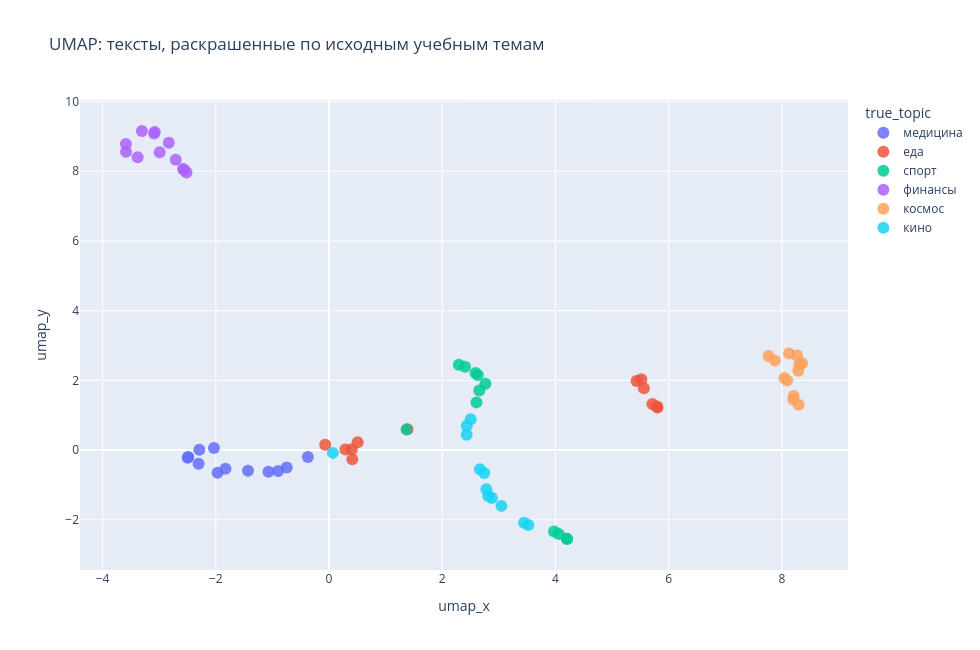

Write notebook code for a chart like this one.
### Markdown cell above
## 5. UMAP-визуализация

Постройте 2D-карту через UMAP.

Рекомендуемые параметры:

- `n_components=2`
- `n_neighbors=4`
- `min_dist=0.02`
- `metric="cosine"`
- `random_state=RANDOM_STATE`

`n_neighbors=4` здесь специально маленький: мы хотим, чтобы UMAP сильнее показывал локальные тематические группы.

### Code cell
# TODO: создайте UMAP.
umap_2d = UMAP(
    n_components=2,
    n_neighbors=4,
    min_dist=0.02,
    metric="cosine",
    random_state=RANDOM_STATE,
)

# TODO: получите координаты.
X_umap = umap_2d.fit_transform(X_svd_norm)

# TODO: сохраните координаты.
df["umap_x"] = X_umap[:, 0]
df["umap_y"] = X_umap[:, 1]

# TODO: постройте интерактивный график.
plot_interactive_projection(
    data=df,
    x_col="umap_x",
    y_col="umap_y",
    label_col="true_topic",
    title="UMAP: тексты, раскрашенные по исходным учебным темам",
)

### Figure 1 — Plotly figure (JSON) as saved in the notebook; plotly's stock layout.template omitted (floating-point values rounded to 4 significant figures)
{"data": [{"customdata": [["медицина", "Врач объяснил пациенту результаты анализов, диагноз и план лечения на ближайшие недели."], ["медицина", "Врач в клинике осмотрел пациента, назначил анализ крови и подобрал лечение после диагноза."], ["медицина", "Врач назначил терапию, лекарства и анализы после консультации пациента в клинике."], ["медицина", "Медицинский центр обновил оборудование для диагностики, лечения и обследования пациентов."], ["медицина", "В больнице пациент проходит лечение, получает лекарства и регулярно посещает врача."], ["медицина", "После обследования врач направил пациента на анализ, чтобы уточнить диагноз и лечение."], ["медицина", "Лечение пациента началось после анализа крови, консультации врача и обследования в больнице."], ["медицина", "Пациенты записываются в клинику к врачу, получают анализы и рекомендации по лечению."], ["медицина", "Клиника запустила программу профилактики: врач, анализы, обследование и ранний диагноз."], ["медицина", "Диагноз подтвердился после обследования, врач обсудил с пациентом лечение и режим."], ["медицина", "Пациент пришел к врачу с температурой, врач назначил анализы, лекарства и повторный прием в клинике."], ["медицина", "Клиника открыла кабинет диагностики, где врач проводит обследование пациентов и ставит диагноз."]], "hovertemplate": "true_topic=%{customdata[0]}<br>umap_x=%{x}<br>umap_y=%{y}<br>text=%{customdata[1]}<extra></extra>", "legendgroup": "медицина", "marker": {"color": "#636efa", "opacity": 0.85, "size": 12, "symbol": "circle"}, "mode": "markers", "name": "медицина", "orientation": "v", "showlegend": true, "type": "scatter", "x": [-0.374, -2.304, -1.969, -0.747, -2.033, -2.487, -2.291, -1.431, -1.069, -2.497, -1.829, -0.898], "xaxis": "x", "y": [-0.2002, -0.3937, -0.6511, -0.5019, 0.05867, -0.1961, 0.0136, -0.5951, -0.62, -0.2222, -0.5323, -0.5988], "yaxis": "y"}, {"customdata": [["еда", "Кулинарный рецепт включает курицу, овощи, специи, масло и чеснок."], ["еда", "В меню ресторана появились суп, салат, горячее блюдо и домашняя выпечка."], ["еда", "Пекарь замешивает тесто, выпекает хлеб и подает блюдо с маслом."], ["еда", "Ресторан предлагает блюдо с рыбой, соусом, овощами и необычным вкусом."], ["еда", "Гости ресторана пробовали блюда, обсуждали вкус, подачу и ингредиенты."], ["еда", "Кулинарный мастер-класс посвящен рецептам, ингредиентам и балансу вкуса."], ["еда", "В ресторане обновили меню, добавили горячее блюдо, десерт и сезонные ингредиенты."], ["еда", "Кондитер приготовил десерт по рецепту: шоколад, крем, ягоды и карамель."], ["еда", "Повар приготовил завтрак: омлет, сырники, кашу, кофе и фруктовый десерт."], ["еда", "Повар объяснил, как приготовить суп: нарезать ингредиенты, сварить бульон и добавить зелень."], ["еда", "Рецепт салата содержит свежие овощи, сыр, зелень, лимонный сок и соус."], ["еда", "Повар приготовил блюдо по рецепту: паста, соус, сыр, базилик и специи."]], "hovertemplate": "true_topic=%{customdata[0]}<br>umap_x=%{x}<br>umap_y=%{y}<br>text=%{customdata[1]}<extra></extra>", "legendgroup": "еда", "marker": {"color": "#EF553B", "opacity": 0.85, "size": 12, "symbol": "circle"}, "mode": "markers", "name": "еда", "orientation": "v", "showlegend": true, "type": "scatter", "x": [5.519, 0.4025, 1.386, 0.4113, 0.5063, 5.434, 0.2893, 5.803, 5.792, -0.06807, 5.563, 5.713], "xaxis": "x", "y": [2.036, 0.02146, 0.5973, -0.2614, 0.2236, 1.986, 0.021, 1.221, 1.249, 0.1515, 1.773, 1.324], "yaxis": "y"}, {"customdata": [["спорт", "Болельщики поддерживали команду весь матч, особенно после красивого гола нападающего."], ["спорт", "Футбольная команда выиграла матч, игрок забил гол, а тренер похвалил состав."], ["спорт", "Тренер объявил состав команды перед матчем и рассказал о стратегии игры."], ["спорт", "Игрок получил травму на тренировке, поэтому команда изменит состав на важный матч."], ["спорт", "Тренировка команды была посвящена передачам, прессингу и ударам по воротам."], ["спорт", "Тренер готовит команду к турниру, игроки проводят тренировку и разбирают тактику матча."], ["спорт", "Футбольный клуб подписал игрока, тренер включил его в заявку на турнир."], ["спорт", "После матча тренер обсудил с игроками ошибки, голы и подготовку к следующему турниру."], ["спорт", "Игрок забил два гола, команда выиграла матч и поднялась в турнирной таблице."], ["спорт", "Финальный турнир собрал сильные команды, игроков и тысячи болельщиков на стадионе."], ["спорт", "Команда завершила сезон победой в турнире, тренер отметил дисциплину игроков."], ["спорт", "Команда вышла на поле, игрок забил решающий гол в финальном матче турнира."]], "hovertemplate": "true_topic=%{customdata[0]}<br>umap_x=%{x}<br>umap_y=%{y}<br>text=%{customdata[1]}<extra></extra>", "legendgroup": "спорт", "marker": {"color": "#00cc96", "opacity": 0.85, "size": 12, "symbol": "circle"}, "mode": "markers", "name": "спорт", "orientation": "v", "showlegend": true, "type": "scatter", "x": [1.37, 4.202, 2.629, 3.975, 2.764, 2.294, 2.588, 2.403, 4.06, 2.655, 2.605, 4.206], "xaxis": "x", "y": [0.5937, -2.546, 2.158, -2.335, 1.901, 2.449, 2.215, 2.394, -2.409, 1.711, 1.37, -2.55], "yaxis": "y"}, {"customdata": [["финансы", "Инвесторы пересматривают портфель: акции, облигации, валюта и банковские вклады."], ["финансы", "Банк запустил кредитную программу, связанную со ставкой и состоянием экономики."], ["финансы", "Акции компании выросли после отчета, инвесторы ждут новой оценки рынка."], ["финансы", "Финансовые аналитики прогнозируют рынок акций, инфляцию и поведение инвесторов."], ["финансы", "Инвестор изучает отчет компании, динамику акций, рынок и банковскую ставку."], ["финансы", "Курс валют изменился после решения банка и ожиданий инвесторов на рынке."], ["финансы", "Инвестор купил акции компании, следит за рынком, ставкой и финансовым отчетом."], ["финансы", "Финансовый рынок обсуждает инфляцию, курс валют, акции и решение банка."], ["финансы", "Банк снизил ставку по кредиту, поэтому заемщики активнее подают заявки."], ["финансы", "Центральный банк сохранил ключевую ставку, рынок акций отреагировал ростом."], ["финансы", "Экономисты объяснили, как ставка банка влияет на кредит, ипотеку и вклады."], ["финансы", "Банк выдал кредит бизнесу, а аналитики оценили влияние ставки на рынок."]], "hovertemplate": "true_topic=%{customdata[0]}<br>umap_x=%{x}<br>umap_y=%{y}<br>text=%{customdata[1]}<extra></extra>", "legendgroup": "финансы", "marker": {"color": "#ab63fa", "opacity": 0.85, "size": 12, "symbol": "circle"}, "mode": "markers", "name": "финансы", "orientation": "v", "showlegend": true, "type": "scatter", "x": [-3.588, -2.518, -3.585, -2.83, -2.992, -3.09, -3.381, -3.079, -2.579, -2.709, -3.306, -2.56], "xaxis": "x", "y": [8.781, 7.965, 8.558, 8.815, 8.545, 9.081, 8.404, 9.128, 8.061, 8.33, 9.155, 8.04], "yaxis": "y"}, {"customdata": [["космос", "Телескоп получил снимки звезды, планеты, галактики и космической туманности."], ["космос", "Спутник наблюдает за атмосферой планеты и передает данные научной команде."], ["космос", "Ракета доставила спутник связи, миссия прошла по запланированной траектории."], ["космос", "Космическая миссия отправила аппарат к планете, спутник передает данные с орбиты."], ["космос", "Космическая миссия использует ракету, спутник, телескоп и научные приборы."], ["космос", "Космический аппарат вышел на орбиту, телескоп и приборы начали сбор данных."], ["космос", "Марсоход исследует поверхность планеты, а орбитальный аппарат передает снимки."], ["космос", "Астрономическая обсерватория изучает звезды, планеты и движение спутников."], ["космос", "Миссия к Луне включает запуск ракеты, выход корабля на орбиту и возвращение экипажа."], ["космос", "Ракета стартовала с космодрома и вывела спутник на расчетную орбиту планеты."], ["космос", "Астрономы обнаружили планету у далекой звезды с помощью космического телескопа."], ["космос", "Инженеры проверили ракету перед запуском спутника на орбиту Земли."]], "hovertemplate": "true_topic=%{customdata[0]}<br>umap_x=%{x}<br>umap_y=%{y}<br>text=%{customdata[1]}<extra></extra>", "legendgroup": "космос", "marker": {"color": "#FFA15A", "opacity": 0.85, "size": 12, "symbol": "circle"}, "mode": "markers", "name": "космос", "orientation": "v", "showlegend": true, "type": "scatter", "x": [8.209, 8.045, 8.308, 8.292, 8.358, 8.27, 8.094, 8.202, 7.766, 7.878, 8.296, 8.128], "xaxis": "x", "y": [1.554, 2.07, 2.448, 2.274, 2.489, 2.716, 1.994, 1.451, 2.702, 2.572, 1.303, 2.772], "yaxis": "y"}, {"customdata": [["кино", "Актеры репетировали сцены, режиссер менял сценарий перед началом съемки."], ["кино", "Продюсер рассказал о бюджете фильма, кастинге актеров и графике съемок."], ["кино", "На кинофестивале показали драму, режиссер объяснил идею сценария и съемок."], ["кино", "Зрители посмотрели фильм и обсудили режиссера, сценарий, музыку и финал."], ["кино", "Режиссер выбрал актеров, переписал сценарий и начал съемку новой картины."], ["кино", "Документальный фильм получил приз фестиваля за сценарий и режиссерскую работу."], ["кино", "Съемочная группа завершила фильм, актеры готовятся к премьере на фестивале."], ["кино", "Новый фильм вышел в прокат, зрители обсуждают сценарий, монтаж и игру актеров."], ["кино", "Режиссер представил фильм на фестивале, актеры рассказали о съемках и сценарии."], ["кино", "Критики оценили фильм за сценарий, работу режиссера и сильную актерскую игру."], ["кино", "Актер получил награду за роль в фильме, режиссер поблагодарил съемочную группу."], ["кино", "Фестиваль открылся премьерой фильма, где актер исполнил главную роль."]], "hovertemplate": "true_topic=%{customdata[0]}<br>umap_x=%{x}<br>umap_y=%{y}<br>text=%{customdata[1]}<extra></extra>", "legendgroup": "кино", "marker": {"color": "#19d3f3", "opacity": 0.85, "size": 12, "symbol": "circle"}, "mode": "markers", "name": "кино", "orientation": "v", "showlegend": true, "type": "scatter", "x": [2.433, 2.743, 0.06804, 2.812, 2.666, 3.047, 2.503, 2.781, 2.434, 2.879, 3.522, 3.446], "xaxis": "x", "y": [0.4388, -0.6541, -0.07933, -1.313, -0.5513, -1.6, 0.8862, -1.124, 0.6988, -1.373, -2.151, -2.083], "yaxis": "y"}], "layout": {"height": 650, "legend": {"title": {"text": "true_topic"}, "tracegroupgap": 0}, "title": {"text": "UMAP: тексты, раскрашенные по исходным учебным темам"}, "width": 980, "xaxis": {"anchor": "y", "domain": [0, 1], "title": {"text": "umap_x"}}, "yaxis": {"anchor": "x", "domain": [0, 1], "title": {"text": "umap_y"}}}}
